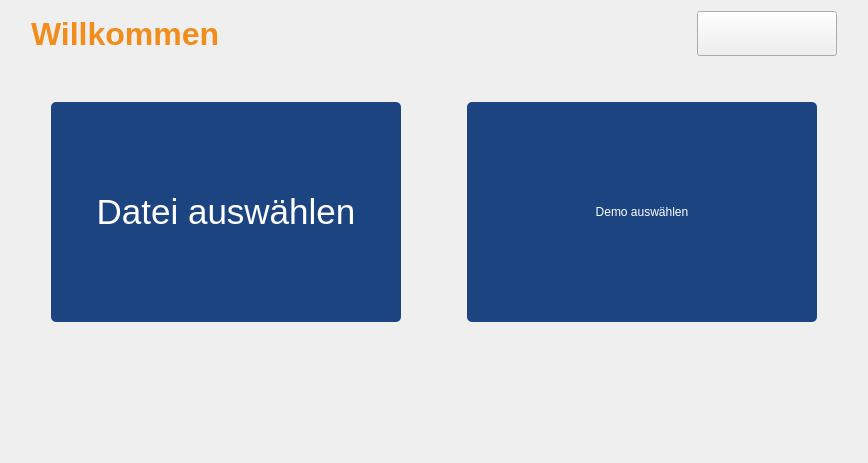
      <widget class="QWidget" name="StartScreen">
       <property name="statusTip">
        <string notr="true"/>
       </property>
       <property name="whatsThis">
        <string notr="true"/>
       </property>
       <property name="accessibleName">
        <string notr="true"/>
       </property>
       <property name="accessibleDescription">
        <string notr="true"/>
       </property>
       <layout class="QVBoxLayout" name="verticalLayout_2">
        <item>
         <layout class="QHBoxLayout" name="lyth_headline">
          <property name="leftMargin">
           <number>20</number>
          </property>
          <property name="rightMargin">
           <number>20</number>
          </property>
          <property name="bottomMargin">
           <number>0</number>
          </property>
          <item>
           <widget class="QLabel" name="lbl_willkommen">
            <property name="font">
             <font>
              <pointsize>24</pointsize>
              <weight>75</weight>
              <bold>true</bold>
             </font>
            </property>
            <property name="statusTip">
             <string notr="true"/>
            </property>
            <property name="whatsThis">
             <string notr="true"/>
            </property>
            <property name="accessibleName">
             <string notr="true"/>
            </property>
            <property name="accessibleDescription">
             <string notr="true"/>
            </property>
            <property name="styleSheet">
             <string notr="true">color: rgb(242, 141, 27);</string>
            </property>
            <property name="text">
             <string notr="true">Willkommen</string>
            </property>
           </widget>
          </item>
          <item>
           <spacer name="horizontalSpacer_2">
            <property name="orientation">
             <enum>Qt::Horizontal</enum>
            </property>
            <property name="sizeHint" stdset="0">
             <size>
              <width>10</width>
              <height>10</height>
             </size>
            </property>
           </spacer>
          </item>
          <item>
           <widget class="QPushButton" name="btn_info_startscreen">
            <property name="minimumSize">
             <size>
              <width>140</width>
              <height>45</height>
             </size>
            </property>
            <property name="maximumSize">
             <size>
              <width>140</width>
              <height>45</height>
             </size>
            </property>
            <property name="styleSheet">
             <string notr="true">QPushButton:hover{
	border-radius:5px;
	border: 2px solid rgb(255, 255, 255)

}</string>
            </property>
            <property name="text">
             <string/>
            </property>
            <property name="icon">
             <iconset resource="image_ressources.qrc">
              <normaloff>:/icons/info_logo</normaloff>:/icons/info_logo</iconset>
            </property>
            <property name="iconSize">
             <size>
              <width>130</width>
              <height>30</height>
             </size>
            </property>
           </widget>
          </item>
         </layout>
        </item>
        <item>
         <layout class="QVBoxLayout" name="lytv_bigCenter">
          <property name="sizeConstraint">
           <enum>QLayout::SetDefaultConstraint</enum>
          </property>
          <property name="leftMargin">
           <number>0</number>
          </property>
          <property name="rightMargin">
           <number>0</number>
          </property>
          <item>
           <layout class="QHBoxLayout" name="lyth_smallText">
            <property name="topMargin">
             <number>0</number>
            </property>
            <item>
             <spacer name="horizontalSpacer_8">
              <property name="orientation">
               <enum>Qt::Horizontal</enum>
              </property>
              <property name="sizeHint" stdset="0">
               <size>
                <width>40</width>
                <height>20</height>
               </size>
              </property>
             </spacer>
            </item>
            <item>
             <spacer name="verticalSpacer_8">
              <property name="orientation">
               <enum>Qt::Vertical</enum>
              </property>
              <property name="sizeHint" stdset="0">
               <size>
                <width>20</width>
                <height>40</height>
               </size>
              </property>
             </spacer>
            </item>
           </layout>
          </item>
          <item>
           <layout class="QHBoxLayout" name="lyth_bigBtn">
            <item>
             <spacer name="horizontalSpacer_9">
              <property name="orientation">
               <enum>Qt::Horizontal</enum>
              </property>
              <property name="sizeHint" stdset="0">
               <size>
                <width>40</width>
                <height>20</height>
               </size>
              </property>
             </spacer>
            </item>
            <item>
             <widget class="QPushButton" name="btn_loadFile">
              <property name="sizePolicy">
               <sizepolicy hsizetype="Fixed" vsizetype="Fixed">
                <horstretch>0</horstretch>
                <verstretch>0</verstretch>
               </sizepolicy>
              </property>
              <property name="minimumSize">
               <size>
                <width>350</width>
                <height>220</height>
               </size>
              </property>
              <property name="font">
               <font>
                <family>MS Shell Dlg 2</family>
                <pointsize>26</pointsize>
                <weight>9</weight>
                <italic>false</italic>
                <bold>false</bold>
               </font>
              </property>
              <property name="statusTip">
               <string notr="true"/>
              </property>
              <property name="whatsThis">
               <string notr="true"/>
              </property>
              <property name="accessibleName">
               <string notr="true"/>
              </property>
              <property name="accessibleDescription">
               <string notr="true"/>
              </property>
              <property name="styleSheet">
               <string notr="true">QPushButton{
	font: 75 26pt &quot;MS Shell Dlg 2&quot; ;
	background-color: #1C4481;
	border-radius: 5px;
	color:white
}

QPushButton:hover{
	border: 2px solid rgb(255, 255, 255)
}</string>
              </property>
              <property name="text">
               <string notr="true">Datei auswählen</string>
              </property>
              <property name="checkable">
               <bool>false</bool>
              </property>
              <property name="flat">
               <bool>false</bool>
              </property>
             </widget>
            </item>
            <item>
             <spacer name="verticalSpacer_3">
              <property name="orientation">
               <enum>Qt::Vertical</enum>
              </property>
              <property name="sizeHint" stdset="0">
               <size>
                <width>20</width>
                <height>40</height>
               </size>
              </property>
             </spacer>
            </item>
            <item>
             <spacer name="hSpacer_bigbutton_3">
              <property name="orientation">
               <enum>Qt::Horizontal</enum>
              </property>
              <property name="sizeType">
               <enum>QSizePolicy::Fixed</enum>
              </property>
              <property name="sizeHint" stdset="0">
               <size>
                <width>40</width>
                <height>20</height>
               </size>
              </property>
             </spacer>
            </item>
            <item>
             <widget class="QPushButton" name="btn_demoToDemo">
              <property name="sizePolicy">
               <sizepolicy hsizetype="Fixed" vsizetype="Fixed">
                <horstretch>0</horstretch>
                <verstretch>0</verstretch>
               </sizepolicy>
              </property>
              <property name="minimumSize">
               <size>
                <width>350</width>
                <height>220</height>
               </size>
              </property>
              <property name="statusTip">
               <string notr="true"/>
              </property>
              <property name="whatsThis">
               <string notr="true"/>
              </property>
              <property name="accessibleName">
               <string notr="true"/>
              </property>
              <property name="accessibleDescription">
               <string notr="true"/>
              </property>
              <property name="styleSheet">
               <string notr="true">QPushButton{
	font: 75 26pt &quot;MS Shell Dlg 2&quot; ;
	background-color: #1C4481;
	border-radius: 5px;
	color:white
}

QPushButton:hover{
	border: 2px solid rgb(255, 255, 255)
}</string>
              </property>
              <property name="text">
               <string notr="true">Demo auswählen</string>
              </property>
             </widget>
            </item>
            <item>
             <spacer name="horizontalSpacer_10">
              <property name="orientation">
               <enum>Qt::Horizontal</enum>
              </property>
              <property name="sizeHint" stdset="0">
               <size>
                <width>40</width>
                <height>20</height>
               </size>
              </property>
             </spacer>
            </item>
           </layout>
          </item>
          <item>
           <layout class="QHBoxLayout" name="lyth_smallBtn">
            <item>
             <spacer name="verticalSpacer">
              <property name="orientation">
               <enum>Qt::Vertical</enum>
              </property>
              <property name="sizeType">
               <enum>QSizePolicy::Fixed</enum>
              </property>
              <property name="sizeHint" stdset="0">
               <size>
                <width>20</width>
                <height>50</height>
               </size>
              </property>
             </spacer>
            </item>
           </layout>
          </item>
          <item>
           <spacer name="verticalSpacer_smallText">
            <property name="orientation">
             <enum>Qt::Vertical</enum>
            </property>
            <property name="sizeType">
             <enum>QSizePolicy::Expanding</enum>
            </property>
            <property name="sizeHint" stdset="0">
             <size>
              <width>20</width>
              <height>40</height>
             </size>
            </property>
           </spacer>
          </item>
         </layout>
        </item>
        <item>
         <layout class="QHBoxLayout" name="lyth_bottom">
          <item>
           <spacer name="verticalSpacer_bottom">
            <property name="orientation">
             <enum>Qt::Vertical</enum>
            </property>
            <property name="sizeType">
             <enum>QSizePolicy::Fixed</enum>
            </property>
            <property name="sizeHint" stdset="0">
             <size>
              <width>20</width>
              <height>40</height>
             </size>
            </property>
           </spacer>
          </item>
         </layout>
        </item>
       </layout>
      </widget>
